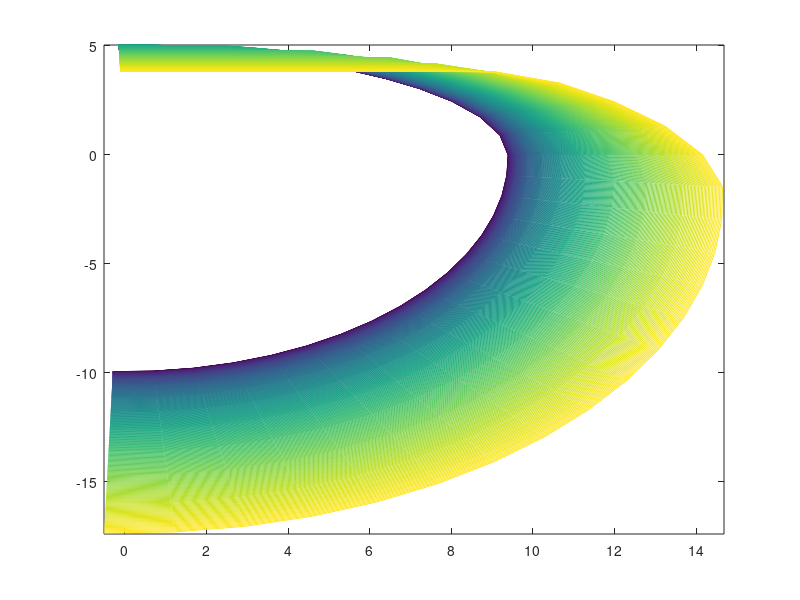

Write the MATLAB code that produced this figure. (Note: this script raises an error after producing the figure.)
%Loading the GGV Diagram Data
load GGV5_Acc_Brake.mat

figure(1)
[c,h] = contour(X,Y,Z,290);

contourTable = getContourLineCoordinates(c);

%% Importing curvature values
c = xlsread('Track.xlsx','Sheet2','B2:B971'); %importing from the excel flie
s = xlsread('Track.xlsx','Sheet2','C2:C971'); %importing from the excel flie

%% Extracting values from GGV Diagram
%{
v_current = v;
[~,idx]=min(abs(contourTable.Level - v_current));
v_closest = contourTable.Level(idx);
matrix_Range = find(contourTable.Level==v_closest);
x_Matrix = contourTable.X(matrix_Range);
y_Matrix = contourTable.Y(matrix_Range);

x_Matrix_acc = [];
y_Matrix_acc = [];
x_Matrix_brk = [];
y_Matrix_brk = [];

[max_x_val,max_x_index] = max(x_Matrix);

for k = 1:length(matrix_Range)
    if y_Matrix(k) < y_Matrix(max_x_index)
        x_Matrix_brk = [x_Matrix_brk;x_Matrix(k)];
        y_Matrix_brk = [y_Matrix_brk;y_Matrix(k)];
    else
        x_Matrix_acc = [x_Matrix_acc;x_Matrix(k)];
        y_Matrix_acc = [y_Matrix_acc;y_Matrix(k)];
    end
end

a_lat_max = max_x_val;

[max_y_acc_val,max_y_acc_index] = max(y_Matrix_acc);
a_lon_max = max_y_acc_val;

[max_y_brk_val,max_y_brk_index] = min(y_Matrix_brk);
brk_lon_max = abs(max_y_brk_val);
%}

%% Initiating Matrices  

%Matirix to store exiting velocity of eac segment while accelerating
v_out_acc = [];
%Matirix to store exiting velocity of eac segment while breaking
v_out_brk = [];

%% 1ST SEGMENT: Initial velociy is zero.

v_in = 0;
%interpolating GGV Diagram
%a_lat_max     =   ;
%a_lon_max     =   ;
%brk_lon_max     =   ;
%--------------------------------------------------------------------------------
v_current = v_in;
[val,idx]=min(abs(contourTable.Level - v_current));
v_closest = contourTable.Level(idx);
matrix_Range = find(contourTable.Level==v_closest);
x_Matrix = contourTable.X(matrix_Range);
y_Matrix = contourTable.Y(matrix_Range);

x_Matrix_acc = [];
y_Matrix_acc = [];
x_Matrix_brk = [];
y_Matrix_brk = [];

[max_x_val,max_x_index] = max(x_Matrix);

for k = 1:length(matrix_Range)
    if y_Matrix(k) < y_Matrix(max_x_index)
        x_Matrix_brk = [x_Matrix_brk;x_Matrix(k)];
        y_Matrix_brk = [y_Matrix_brk;y_Matrix(k)];
    else
        x_Matrix_acc = [x_Matrix_acc;x_Matrix(k)];
        y_Matrix_acc = [y_Matrix_acc;y_Matrix(k)];
    end
end

a_lat_max = max_x_val;

[max_y_acc_val,max_y_acc_index] = max(y_Matrix_acc);
a_lon_max = max_y_acc_val;

%---------------------------------------------------------------------------------

v_max = sqrt(abs(a_lat_max / c(1))); %c is the matrix containing curvatures of each segment
v_out = sqrt(v_in^2 + 2 * a_lon_max * s(1)); %s is the matix containing arc lengths of each segment

if v_out > v_max
    v_out = v_max
end

v_out_acc = [v_out_acc;v_out]; 

%% Acceleration (Any other segment)

for i=2:length(s)
    
    v_in = v_out;
    % corresponding to 'v_in' value by GGV diagram
    %a_lat_max     =   ;
    %a_lon_max     =   ;
%-----------------------------------------------------------------------------------------------------------  
    v_current = v_in;
    [val,idx]=min(abs(contourTable.Level - v_current));
    v_closest = contourTable.Level(idx);
    matrix_Range = find(contourTable.Level==v_closest);
    x_Matrix = contourTable.X(matrix_Range);
    y_Matrix = contourTable.Y(matrix_Range);

    x_Matrix_acc = [];
    y_Matrix_acc = [];
    x_Matrix_brk = [];
    y_Matrix_brk = [];

    [max_x_val,max_x_index] = max(x_Matrix);

    for k = 1:length(matrix_Range)
        if y_Matrix(k) < y_Matrix(max_x_index)
            x_Matrix_brk = [x_Matrix_brk;x_Matrix(k)];
            y_Matrix_brk = [y_Matrix_brk;y_Matrix(k)];
        else
            x_Matrix_acc = [x_Matrix_acc;x_Matrix(k)];
            y_Matrix_acc = [y_Matrix_acc;y_Matrix(k)];
        end
    end

    a_lat_max = max_x_val;

    [max_y_acc_val,max_y_acc_index] = max(y_Matrix_acc);
    a_lon_max = max_y_acc_val;

    [max_y_brk_val,max_y_brk_index] = min(y_Matrix_brk);
    brk_lon_max = abs(max_y_brk_val);
%------------------------------------------------------------------------------------------------------------  
    
  
    if c(i) ~= 0
        v_max = sqrt(abs(a_lat_max / c(i)));
    else
        v_max = 30;
    end
    
    if v_max < v_in
        v_in = v_max
        v_out = v_in
    else
        a_lat = v_in^2 * c(i)
        %a_lon = sin(acos(a_lat / a_lat_max)).* a_lat_max; %this is considering GGV diagram is cylindrical(should be changed)
        %Possible a_lon while maintaining a_lat should be found
        a_lon = abs(interp1(x_Matrix_acc,y_Matrix_acc,a_lat,'spline'));
        
        v_out = sqrt(v_in^2 + 2 * a_lon * s(i));
    end
    
    if v_out > v_max
        v_out = v_max
        
    end
    
    v_out_acc = [v_out_acc;v_out]; 
        
    
end

%% Breaking (Any other segment) 

v_in = sqrt(abs(a_lat_max / c(length(c))));

v_out_brk = [v_out_brk;v_in]; 

for i=flip(2:length(s))
    
    v_out = v_in;
    % corresponding to 'v_in' value by GGV diagram
    %a_lat_max     =   ; 
    %brk_lon_max    =   ;
%---------------------------------------------------------------------------------------------------------------    
    v_current = v_out;
    [val,idx]=min(abs(contourTable.Level - v_current));
    v_closest = contourTable.Level(idx);
    matrix_Range = find(contourTable.Level==v_closest);
    x_Matrix = contourTable.X(matrix_Range);
    y_Matrix = contourTable.Y(matrix_Range);

    x_Matrix_acc = [];
    y_Matrix_acc = [];
    x_Matrix_brk = [];
    y_Matrix_brk = [];

    [max_x_val,max_x_index] = max(x_Matrix);

    for k = 1:length(matrix_Range)
        if y_Matrix(k) < y_Matrix(max_x_index)
            x_Matrix_brk = [x_Matrix_brk;x_Matrix(k)];
            y_Matrix_brk = [y_Matrix_brk;y_Matrix(k)];
        else
            x_Matrix_acc = [x_Matrix_acc;x_Matrix(k)];
            y_Matrix_acc = [y_Matrix_acc;y_Matrix(k)];
        end
    end

    a_lat_max = max_x_val;

    [max_y_acc_val,max_y_acc_index] = max(y_Matrix_acc);
    a_lon_max = max_y_acc_val;

    [max_y_brk_val,max_y_brk_index] = min(y_Matrix_brk);
    brk_lon_max = abs(max_y_brk_val);
%-----------------------------------------------------------------------------------------------------------
    
    if c(i) ~= 0
        v_max = sqrt(abs(a_lat_max / c(i)));
    else
        v_max = 30;
    end    
    
    if v_max < v_out
        v_out = v_max
        v_in = v_out
    else
        a_lat = v_out^2 * c(i)
        %Possible b_lon while maintaining the  a_lat should be found
        brk_lon = abs(interp1(x_Matrix_brk,y_Matrix_brk,a_lat,'spline')); 
        
        v_in = sqrt(v_out^2 + 2 * brk_lon * s(i));
    end
    
    if v_in > v_max
        v_in = v_max
        
    end
    
    v_out_brk = [v_out_brk;v_in]; 
        
    
end
v_out_brk = flip(v_out_brk)

%% Final Velocity

v_final = min(v_out_acc,v_out_brk);


%{
figure(1)
plot(d,v_out_acc,'-r');
title('Acceration')
figure(2)
plot(d,v_out_brk,'-b');
title('Deceleration')
figure(3)
plot(d,v_final,'-g');
title('Final')
figure(4)
plot(d,v_out_acc,'-r');
hold on
plot(d,v_out_brk,'-b');
hold on
plot(d,v_final,'-g');
hold on
title('All-together')
figure(5)
plot(d,c(1:928,1))
title('Curvature')
figure(3)
plot(d,v_final,'-g','LineWidth',2);
title('Final')
 %}

